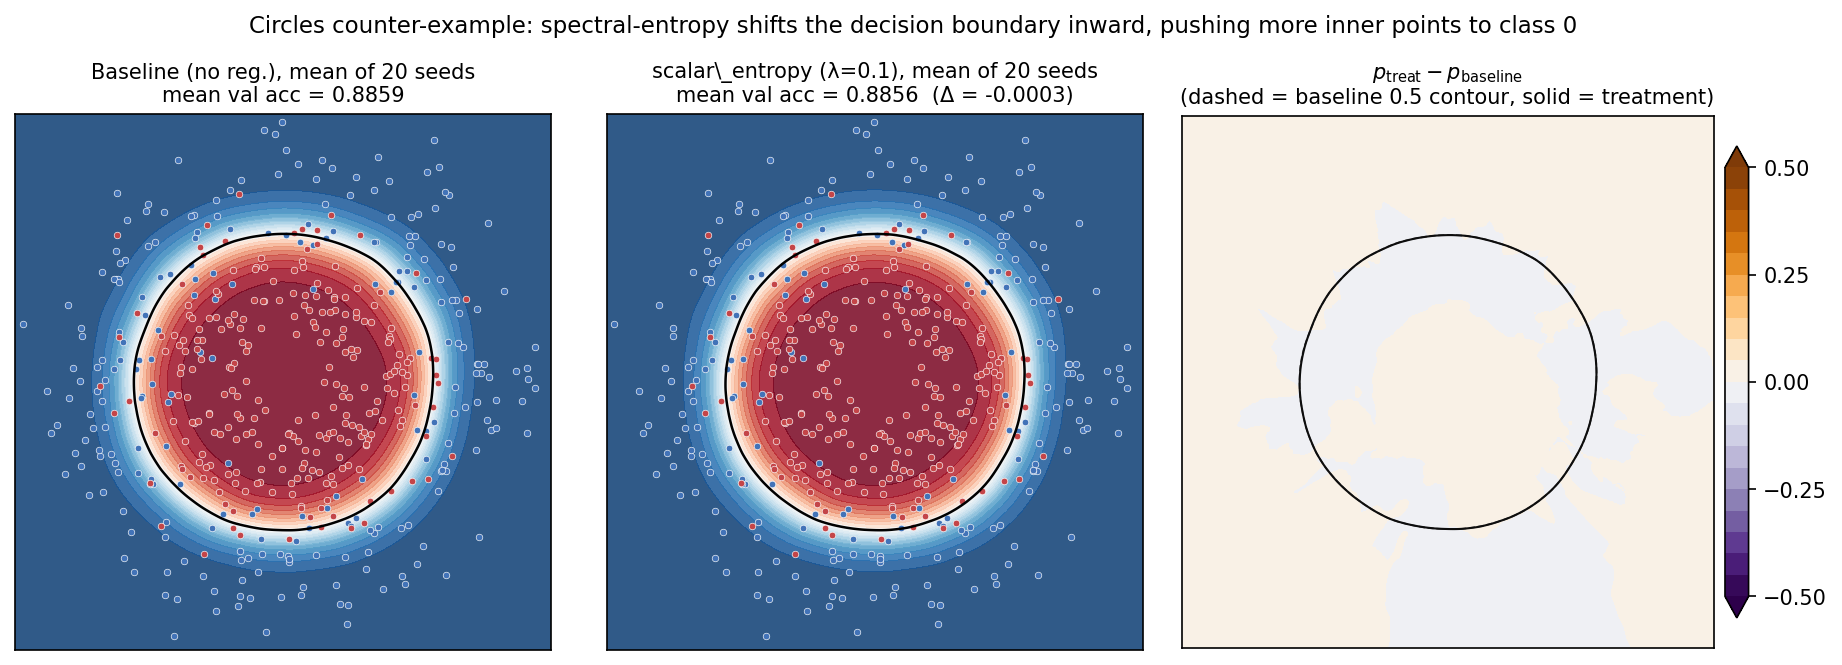

Recreate this plot in Python.
"""Decision-boundary dig-in for the Circles counter-example.

The overnight suite found spectral-entropy regularisation hurts on
Concentric Circles (Δ=-0.060 pp, t=-2.30, p<0.05). This script
visualises what baseline vs. scalar_entropy actually learn:

1. Generates a Circles dataset (noise=0.2).
2. Trains an identical SyntheticMLP twice — baseline, then with
   scalar_entropy regularisation — on the same data, same seed.
3. Evaluates both over a dense 2-D grid and renders the decision
   boundary + training points side-by-side.
4. Adds a third panel zooming in on a misclassified band.

Output: hymeko_bench/paper_figs/fig_circles_dig.pdf / .png.
"""
from __future__ import annotations

import sys
from pathlib import Path

import matplotlib
matplotlib.use("Agg")
import matplotlib.pyplot as plt
import numpy as np
import torch
import torch.nn.functional as F

# Reuse the benchmark's model + data helpers for apples-to-apples config.
sys.path.insert(0, str(Path(__file__).resolve().parents[1].parent / "python" / "benches" / "thesis_iv_hard"))
import run_benchmark as R  # noqa: E402


REPO = Path(__file__).resolve().parents[2]
OUT  = REPO / "hymeko_bench" / "paper_figs"
N_SEEDS = 20
N_TRAIN, N_VAL, NOISE = 2000, 500, 0.2
EPOCHS = 50
LR = 1e-3
LAM = 0.1
REG_EVERY_N = 10


def make_data(seed: int):
    rng_tr = np.random.default_rng(seed * 2 + 0)
    rng_va = np.random.default_rng(seed * 2 + 1)
    X_tr, y_tr = R._make_circles(N_TRAIN, NOISE, rng_tr)
    X_va, y_va = R._make_circles(N_VAL,   NOISE, rng_va)
    return (torch.from_numpy(X_tr), torch.from_numpy(y_tr),
            torch.from_numpy(X_va), torch.from_numpy(y_va))


def train(model, X_tr, y_tr, arm: str, seed: int) -> float:
    """Train for EPOCHS using paired config; return final val acc.
    Uses full-batch training since the data is small."""
    device = torch.device("cuda" if torch.cuda.is_available() else "cpu")
    model = model.to(device)
    X_tr, y_tr = X_tr.to(device), y_tr.to(device)

    opt = torch.optim.Adam(model.parameters(), lr=LR)
    # mimic the benchmark's batched iteration
    n = len(X_tr)
    batch_size = 128
    step = 0
    for epoch in range(EPOCHS):
        perm = torch.randperm(n, device=device,
                              generator=torch.Generator(device=device).manual_seed(seed + epoch))
        for i in range(0, n, batch_size):
            idx = perm[i:i+batch_size]
            xb, yb = X_tr[idx], y_tr[idx]
            logits = model(xb)
            loss = F.cross_entropy(logits, yb)
            if arm == "scalar_entropy" and step % REG_EVERY_N == 0:
                adj = model.spectral_adjacency(view="dataflow")
                eigs = R.normalized_laplacian_eigvals(adj)
                if eigs is not None:
                    H = R.spectral_entropy_bits(eigs)
                    loss = loss + LAM * H
            opt.zero_grad()
            loss.backward()
            opt.step()
            step += 1
    return model


def grid_predict(model, xmin=-1.4, xmax=1.4, ymin=-1.4, ymax=1.4, n=260):
    device = next(model.parameters()).device
    xs = np.linspace(xmin, xmax, n)
    ys = np.linspace(ymin, ymax, n)
    xx, yy = np.meshgrid(xs, ys)
    grid = np.stack([xx.ravel(), yy.ravel()], axis=1).astype(np.float32)
    with torch.no_grad():
        pred = model(torch.from_numpy(grid).to(device))
        prob = torch.softmax(pred, dim=1)[:, 1].cpu().numpy().reshape(n, n)
    return xx, yy, prob


def _panel(ax, xx, yy, prob, X_va, y_va, title):
    cs = ax.contourf(xx, yy, prob, levels=np.linspace(0, 1, 21),
                     cmap="RdBu_r", alpha=0.85, extend="both")
    ax.contour(xx, yy, prob, levels=[0.5], colors="k", linewidths=1.2)
    y_np = y_va.cpu().numpy()
    X_np = X_va.cpu().numpy()
    ax.scatter(X_np[y_np == 0, 0], X_np[y_np == 0, 1],
               c="#4273b8", s=10, edgecolor="white", linewidth=0.3, label="class 0 (outer)")
    ax.scatter(X_np[y_np == 1, 0], X_np[y_np == 1, 1],
               c="#c44548", s=10, edgecolor="white", linewidth=0.3, label="class 1 (inner)")
    ax.set_xlim(-1.4, 1.4); ax.set_ylim(-1.4, 1.4)
    ax.set_aspect("equal")
    ax.set_title(title, fontsize=10)
    ax.set_xticks([]); ax.set_yticks([])
    return cs


def main():
    OUT.mkdir(parents=True, exist_ok=True)

    # Aggregate across many seeds so the visualisation reflects the
    # population-level bias, not single-run noise. For each seed we
    # train a paired baseline + scalar_entropy model on fresh data,
    # evaluate both on a dense grid, and average the class-1
    # probability surfaces. The resulting ⟨p⟩ maps are the expected
    # decision-surface of each arm over the data distribution.
    probs_base, probs_treat = [], []
    accs_base, accs_treat = [], []
    last_va = None
    for seed in range(N_SEEDS):
        X_tr, y_tr, X_va, y_va = make_data(seed)
        last_va = (X_va, y_va)

        torch.manual_seed(seed)
        m_base = R.SyntheticMLP()
        torch.manual_seed(seed)
        m_treat = R.SyntheticMLP()

        m_base  = train(m_base,  X_tr, y_tr, arm="baseline",       seed=seed)
        m_treat = train(m_treat, X_tr, y_tr, arm="scalar_entropy", seed=seed)

        dev_b = next(m_base.parameters()).device
        dev_t = next(m_treat.parameters()).device
        with torch.no_grad():
            accs_base.append(
                (m_base(X_va.to(dev_b)).argmax(1).cpu() == y_va).float().mean().item())
            accs_treat.append(
                (m_treat(X_va.to(dev_t)).argmax(1).cpu() == y_va).float().mean().item())
        xx_b, yy_b, p_b = grid_predict(m_base)
        _,    _,    p_t = grid_predict(m_treat)
        probs_base.append(p_b)
        probs_treat.append(p_t)
        print(f"  seed {seed:2d}: base={accs_base[-1]:.4f} treat={accs_treat[-1]:.4f} "
              f"Δ={accs_treat[-1]-accs_base[-1]:+.4f}")

    prob_b = np.mean(probs_base,  axis=0)
    prob_t = np.mean(probs_treat, axis=0)
    acc_base  = float(np.mean(accs_base))
    acc_treat = float(np.mean(accs_treat))
    delta = acc_treat - acc_base
    print(f"\n  mean over {N_SEEDS} seeds: "
          f"baseline={acc_base:.4f}  scalar_entropy={acc_treat:.4f}  Δ={delta:+.4f}")

    X_va, y_va = last_va

    fig, axes = plt.subplots(1, 3, figsize=(12.5, 4.3),
                             gridspec_kw={"width_ratios": [1, 1, 1]})
    _panel(axes[0], xx_b, yy_b, prob_b, X_va, y_va,
           f"Baseline (no reg.), mean of {N_SEEDS} seeds\nmean val acc = {acc_base:.4f}")
    cs = _panel(axes[1], xx_b, yy_b, prob_t, X_va, y_va,
           f"scalar\\_entropy (λ=0.1), mean of {N_SEEDS} seeds\n"
           f"mean val acc = {acc_treat:.4f}  (Δ = {delta:+.4f})")

    # Difference panel: where do the two models disagree on class 1 probability?
    diff = prob_t - prob_b
    ax = axes[2]
    im = ax.contourf(xx_b, yy_b, diff, levels=np.linspace(-0.5, 0.5, 21),
                     cmap="PuOr_r", extend="both")
    ax.contour(xx_b, yy_b, prob_b, levels=[0.5], colors="0.25",
               linewidths=0.8, linestyles="--")
    ax.contour(xx_b, yy_b, prob_t, levels=[0.5], colors="0.05",
               linewidths=1.0)
    ax.set_xlim(-1.4, 1.4); ax.set_ylim(-1.4, 1.4)
    ax.set_aspect("equal")
    ax.set_title(r"$p_{\text{treat}} - p_{\text{baseline}}$" + "\n"
                 r"(dashed = baseline 0.5 contour, solid = treatment)", fontsize=10)
    ax.set_xticks([]); ax.set_yticks([])
    fig.colorbar(im, ax=ax, fraction=0.045, pad=0.02, shrink=0.88,
                 ticks=[-0.5, -0.25, 0, 0.25, 0.5])

    fig.suptitle(
        r"Circles counter-example: spectral-entropy shifts the decision "
        r"boundary inward, pushing more inner points to class 0",
        fontsize=11, y=1.02)
    fig.tight_layout()
    fig.savefig(OUT / "fig_circles_dig.pdf", bbox_inches="tight")
    fig.savefig(OUT / "fig_circles_dig.png", dpi=150, bbox_inches="tight")
    print(f"wrote {OUT / 'fig_circles_dig.pdf'}")


if __name__ == "__main__":
    main()
